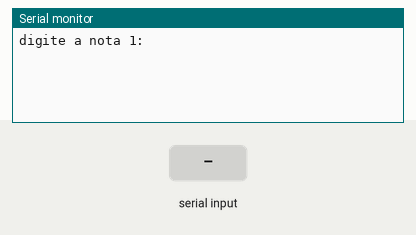
The sketch below on a simulated Arduino Uno, built with avr-gcc and run on an emulated ATmega328P. Parts: the last lines printed to the serial monitor. The inputs (shaded band) are chosen by the test bench.

Above: at 2.2 s.
2.3 s: "90,45\n" received over Serial
At 3.61 s:
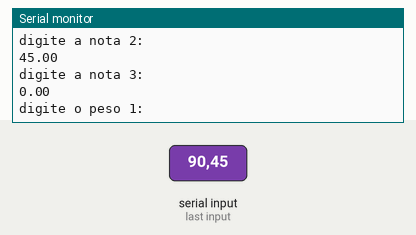
3.8 s: "30,150\n" received over Serial
At 5.6 s:
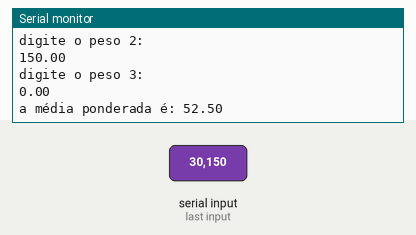
Timing chart, 0 to 7.1 s (numbered marks = the images above; inputs shaded):
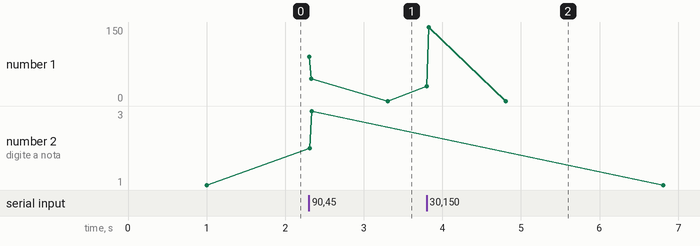

Measured:
- after the input at 2.3 s, the serial monitor: prints a new line at once (image 1)
- after the input at 3.8 s, the serial monitor: prints a new line at once (image 2)
- plotted number 2: 1 → 3 after the input at 2.3 s

The sketch:

Entrada_Dados_Media_Funcao.ino
```cpp
float nota1, nota2, nota3, peso1, peso2, peso3, result;


void setup() {
  // put your setup code here, to run once:
  Serial.begin(9600);  //inicia a comunicação com o Serial Monitor

  delay(1000);  //espera estratégica
}

void loop() {
  // put your main code here, to run repeatedly:

  Serial.println("digite a nota 1:");

  nota1 = aguardaEntrada();
  Serial.println(nota1);

  Serial.println("digite a nota 2:");
  nota2 = aguardaEntrada();
  Serial.println(nota2);

  Serial.println("digite a nota 3:");
  nota3 = aguardaEntrada();
  Serial.println(nota3);

  Serial.println("digite o peso 1:");
  peso1 = aguardaEntrada();
  Serial.println(peso1);


  Serial.println("digite o peso 2:");
  peso2 = aguardaEntrada();
  Serial.println(peso2);

  Serial.println("digite o peso 3:");
  peso3 = aguardaEntrada();
  Serial.println(peso3);

  result = (nota1 * peso1 + nota2 * peso2 + nota3 * peso3) / (peso1 + peso2 + peso3);

  Serial.print("a média ponderada é: ");
  Serial.println(result);
  delay(2000);
  Serial.println();
}

//criando uma função chamada
float aguardaEntrada() {
  while (!Serial.available()) {
    //aguarda até que um valor seja digitado
  }

  //retornar o valor digitado no serial em tipo float
  return Serial.parseFloat();
}
```
